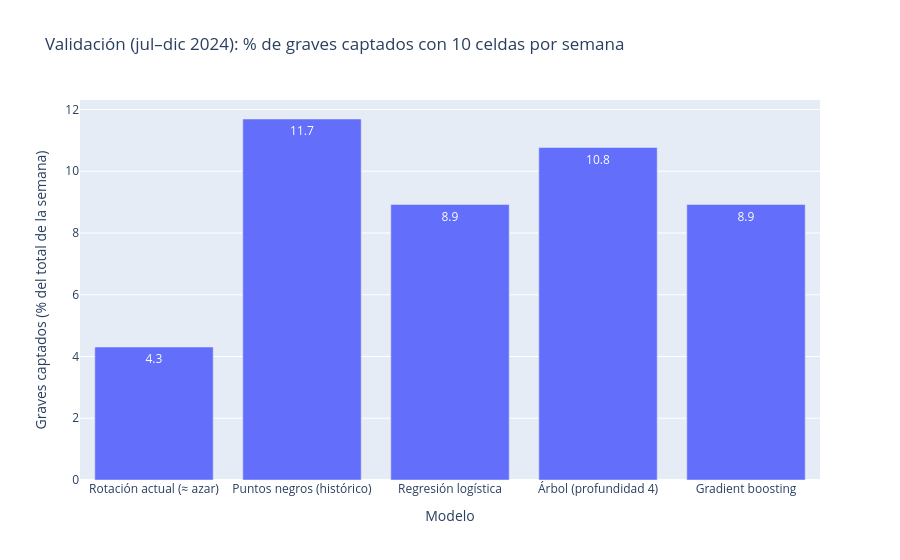

This figure's notebook cell:
### Markdown cell above
## 6. Modelos candidatos

Tres pipelines completos: **regresión logística** (simple y explicable), **árbol** de profundidad 4 (reglas legibles) y **gradient boosting** (`HistGradientBoostingClassifier`, captura combinaciones de variables a costa de transparencia). Se comparan en validación; después una **ablación** (con y sin grupos de variables) muestra qué aporta realmente cada uno.

### Code cell
def make_pipe(model, num=NUM, cat=CAT, scale=False):
    num_t = Pipeline([("imp", SimpleImputer(strategy="median")), ("sc", StandardScaler())]) if scale else SimpleImputer(strategy="median")
    pre = ColumnTransformer([("num", num_t, list(num)), ("cat", OneHotEncoder(handle_unknown="ignore", sparse_output=False), list(cat))])
    return Pipeline([("pre", pre), ("model", model)])

models = {
    "Regresión logística": make_pipe(LogisticRegression(C=0.5, max_iter=2000, random_state=SEED), scale=True),
    "Árbol (profundidad 4)": make_pipe(DecisionTreeClassifier(max_depth=4, min_samples_leaf=50, random_state=SEED)),
    "Gradient boosting": make_pipe(HistGradientBoostingClassifier(max_depth=3, learning_rate=0.05, max_iter=200, random_state=SEED)),
}
X_cols = NUM + CAT
res = {"Rotación actual (≈ azar)": evaluate(val, azar), "Puntos negros (histórico)": evaluate(val, regla)}
for name, pipe in models.items():
    pipe.fit(train[X_cols], train.y)
    res[name] = evaluate(val, pipe.predict_proba(val[X_cols])[:, 1])
comp = pd.DataFrame(res).T
display(comp)
fig = px.bar(comp.reset_index(), x="index", y=f"captura@{TOP_K} (%)", text_auto=".1f",
             title=f"Validación (jul–dic 2024): % de graves captados con {TOP_K} celdas por semana",
             labels={"index": "Modelo", f"captura@{TOP_K} (%)": "Graves captados (% del total de la semana)"})
fig.show()

### Figure 1 — Plotly figure (JSON) as saved in the notebook; plotly's stock layout.template omitted (floating-point values rounded to 4 significant figures)
{"data": [{"hovertemplate": "Modelo=%{x}<br>Graves captados (% del total de la semana)=%{y}<extra></extra>", "legendgroup": "", "marker": {"color": "#636efa", "pattern": {"shape": ""}}, "name": "", "orientation": "v", "showlegend": false, "textposition": "auto", "texttemplate": "%{y:.1f}", "type": "bar", "x": ["Rotación actual (≈ azar)", "Puntos negros (histórico)", "Regresión logística", "Árbol (profundidad 4)", "Gradient boosting"], "xaxis": "x", "y": [4.308, 11.69, 8.923, 10.77, 8.923], "yaxis": "y"}], "layout": {"barmode": "relative", "legend": {"tracegroupgap": 0}, "title": {"text": "Validación (jul–dic 2024): % de graves captados con 10 celdas por semana"}, "xaxis": {"anchor": "y", "domain": [0.0, 1.0], "title": {"text": "Modelo"}}, "yaxis": {"anchor": "x", "domain": [0.0, 1.0], "title": {"text": "Graves captados (% del total de la semana)"}}}}
